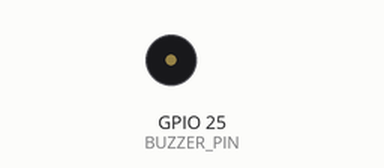
The sketch below on a simulated ESP32. Shown: buzzer (waves = sounding, pin HIGH). What the sketch prints to the serial monitor is not drawn.

Above: at 1.7 s.
At 7.8 s:
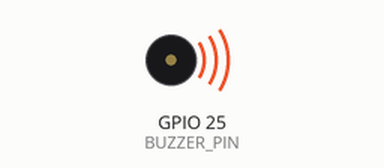
Timing chart, 0 to 8.3 s (numbered marks = the images above):
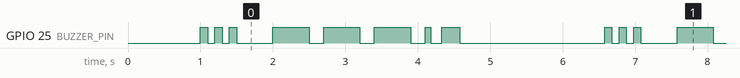

The sketch:

Active_Buzzer.ino
```cpp
/*
 * 教程：有源蜂鸣器（Active Buzzer）
 *
 * 学习目标：
 * 1. 了解有源蜂鸣器和无源蜂鸣器的区别。
 * 2. 学会用 digitalWrite() 控制蜂鸣器发声和停止。
 * 3. 用简单的时序编写报警声、门铃声等提示音。
 * 4. 理解为什么有源蜂鸣器不能直接接到 PWM 引脚产生不同音调。
 *
 * 所需库：
 * 本例不需要额外库。
 *
 * 硬件连接：
 * - 有源蜂鸣器正极（+） →  ESP32 GPIO25
 * - 有源蜂鸣器负极（-） →  GND
 *
 * 注意：
 * 有些蜂鸣器模块内部已经串联了限流电阻，可以直接接 GPIO。
 * 如果你的蜂鸣器是裸蜂鸣器（没有模块板），建议在正极串联一个 100Ω 电阻，
 * 限制电流，保护 ESP32 GPIO。
 * 有源蜂鸣器只需要直流电就会响，不需要也不会响应不同频率的 PWM。
 */

// BUZZER_PIN：连接蜂鸣器正极的 GPIO。
// GPIO25 是通用 GPIO，也是 DAC 引脚之一，这里当普通数字输出用即可。
#define BUZZER_PIN 25

void setup() {
  Serial.begin(115200);
  delay(1000);

  // 把蜂鸣器引脚设为输出，因为 ESP32 要控制它的通断。
  pinMode(BUZZER_PIN, OUTPUT);

  // 初始化时先关闭蜂鸣器，避免一上电就响。
  digitalWrite(BUZZER_PIN, LOW);

  Serial.println("有源蜂鸣器初始化完成");
}

void loop() {
  // 效果 1：短促的"滴滴"声，模拟提示音。
  Serial.println("提示音");
  beep(100, 100);  // 响 100ms，停 100ms
  beep(100, 100);
  beep(100, 500);  // 最后停 500ms

  // 效果 2：报警声，长响三次。
  Serial.println("报警声");
  for (int i = 0; i < 3; i++) {
    beep(500, 200);
  }

  // 效果 3：模拟门铃，"叮-咚"。
  Serial.println("门铃声");
  digitalWrite(BUZZER_PIN, HIGH);
  delay(80);
  digitalWrite(BUZZER_PIN, LOW);
  delay(150);
  digitalWrite(BUZZER_PIN, HIGH);
  delay(250);
  digitalWrite(BUZZER_PIN, LOW);

  // 每个循环结束后安静 2 秒，再重复。
  delay(2000);
}

// beep：让蜂鸣器响一段时间，然后静默一段时间。
// onTimeMs 是发声时长（毫秒），offTimeMs 是静音时长（毫秒）。
void beep(unsigned int onTimeMs, unsigned int offTimeMs) {
  // digitalWrite(HIGH) 让 GPIO 输出高电平，蜂鸣器通电发声。
  digitalWrite(BUZZER_PIN, HIGH);
  delay(onTimeMs);

  // digitalWrite(LOW) 让 GPIO 输出低电平，蜂鸣器断电停止。
  digitalWrite(BUZZER_PIN, LOW);
  delay(offTimeMs);
}

/*
 * 名词解释：
 * 有源蜂鸣器（Active Buzzer）：
 * 内部自带振荡电路，只要接通直流电源（给正极高电平）就会以固定频率鸣叫。
 * 优点：控制简单，一个 GPIO 就能让它响或停。
 * 缺点：音调和频率固定，无法播放不同音高。
 *
 * 无源蜂鸣器（Passive Buzzer）：
 * 内部只有线圈和振膜，没有振荡电路。
 * 需要外部给它提供一定频率的方波（例如用 PWM）才能发声，
 * 改变方波频率就能改变音调，可以播放简单音乐。
 *
 * 限流电阻：
 * 蜂鸣器工作时电流较大，直接接到 GPIO 可能会超过引脚最大输出电流。
 * 串联电阻可以限制电流，保护主控和蜂鸣器。
 */

/*
 * 扩展练习：
 * 1. 把有源蜂鸣器换成无源蜂鸣器，用 ledcWriteTone() 播放一首简单乐曲。
 * 2. 结合 PIR 传感器，检测到运动时蜂鸣器发出报警声。
 * 3. 用光敏电阻做一个"光线暗就鸣叫"的提醒装置。
 */
```

Measured:
- by itself, GPIO 25 (BUZZER_PIN): repeats every 5.6 s: 2 × (LOW 0.10 s, HIGH 0.10 s), LOW 0.50 s, 3 × (HIGH 0.50 s, LOW 0.20 s), HIGH 0.08 s, LOW 0.15 s, HIGH 0.25 s, LOW 2.0 s, HIGH 0.10 s
- by itself, everything shown: repeats every 5.6 s, in 10 steps
